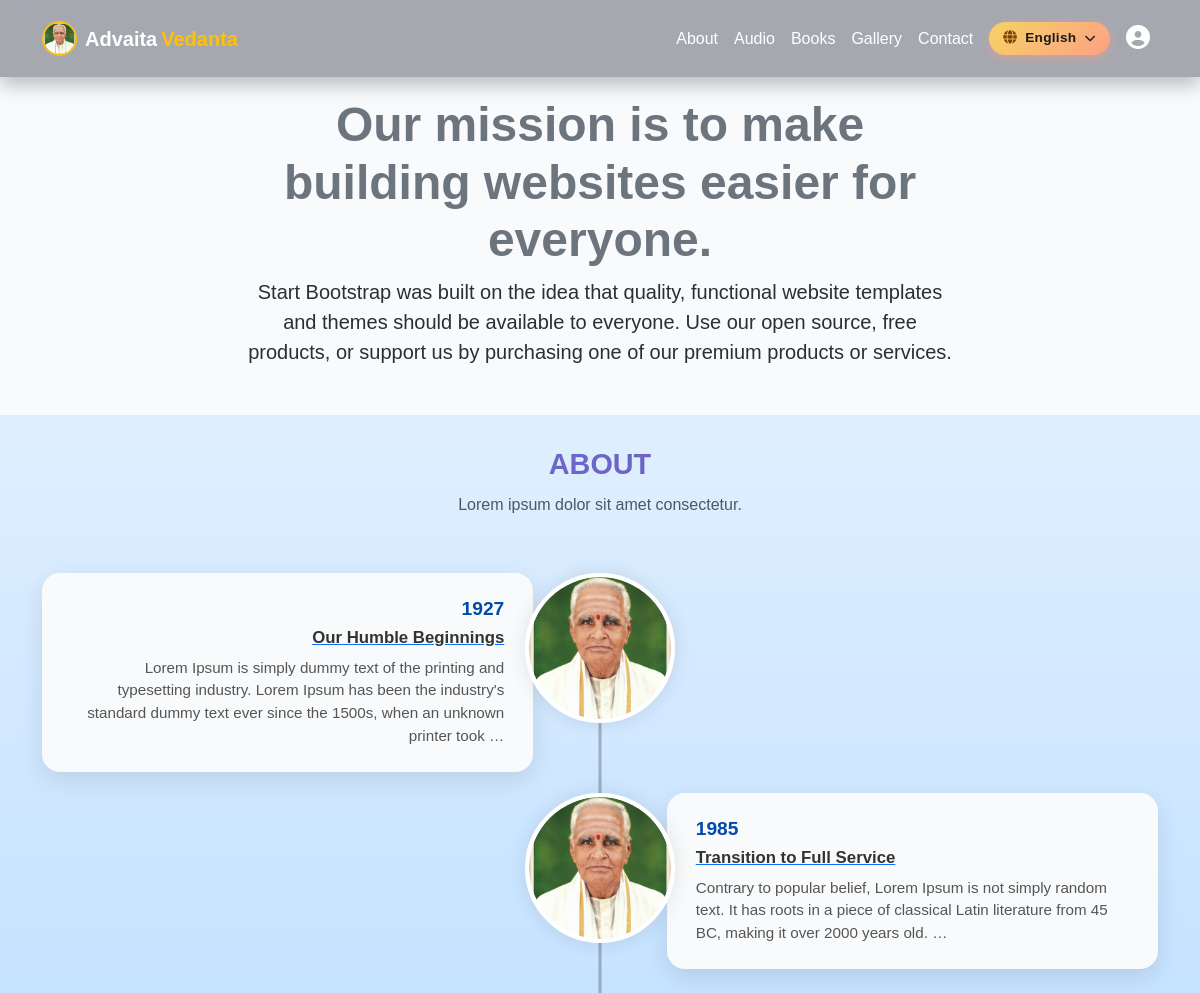
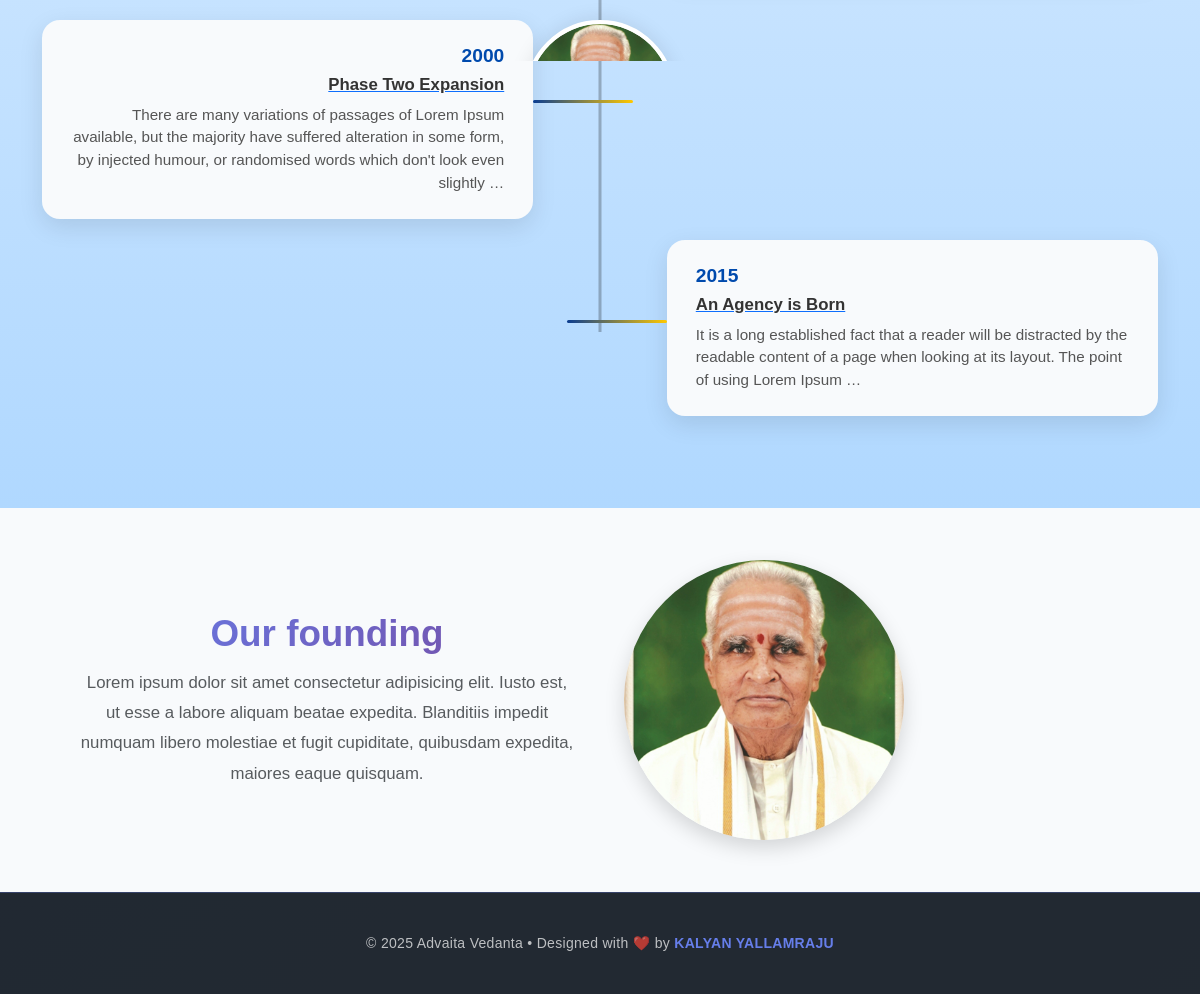
The page /about/ (signed in) on the database its author committed (2 pictures, top to bottom).
### webapp/models.py (models this page shows, shortened)
class aboutdetails(models.Model):  # change this line according to your company (rename/redesign this model for your about page content)
    title = models.CharField(max_length=264)
    slug = models.SlugField(max_length=264, unique=True)
    body = models.TextField()
    phase = models.CharField(max_length=20, choices=YEAR_CHOICES, default="1927")  # change this line according to your company
    class Meta:
        ordering = ("phase",)
    def get_absolute_url(self):
        return reverse("aboutdetail", args=[self.slug])

### webapp/views.py (the view)
# urls.py: path("about/", views.aboutpage_view, name="about"),                   # change this line according to your company (update URL path as needed)
@login_required
def aboutpage_view(request):
    about_list = aboutdetails.objects.all()
    first = about_list[0]
    second = about_list[1]
    third = about_list[2]
    fourth = about_list[3]
    return render(
        request,
        "htmlfiles/about.html",
        {
            "about_list": about_list,
            "first": first,
            "second": second,
            "third": third,
            "fourth": fourth,
        },
    )

### webapp/context_processors.py (called while the page is built)
def contact_form(request):
    return {"form": contactusForm()}

### templates/htmlfiles/about.html (shortened to what this page needs)
<!DOCTYPE html>
{% extends 'htmlfiles/base.html' %}
{% load static %}
{% block childcode_block %}
    <header class="py-4 bg-body-secondary">
        <div class="container px-4 pt-5">
            <div class="row justify-content-center">
                <div class="col-lg-8 col-xxl-6">
                    <div class="text-center my-4">
                        <h1 class="display-5 fw-bolder text-secondary mb-2">Our mission is to make building websites
                            easier
                            for everyone.</h1>
                        <p class="lead fw-normal text-secondary-emphasis mb-4">Start Bootstrap was built on the idea
                            that quality,
                            functional website templates and themes should be available to everyone. Use our open
                            source,
                            free products, or support us by purchasing one of our premium products or services.</p>
                    </div>
                </div>
            </div>
        </div>
    </header>
    <section class="page-section" id="about">
        <div class="container">
            <div class="text-center mb-4">
                <h2 class="fw-bold">ABOUT</h2>
                <p class="text-muted">Lorem ipsum dolor sit amet consectetur.</p>
            </div>
            <ul class="timeline">
                <li>
                    <div class="timeline-image">
                        <img class="rounded-circle img-fluid" src="{% static "images/SrinivasaRao.png" %}" alt=" ">
                    </div>
                    <div class="timeline-panel bg-body-secondary">
                        <div class="timeline-heading">
                            <h4>{{first.phase}}</h4>
                           <a href="{{ first.get_absolute_url }}" target="_blank"><h4 class="subheading">{{first.title}}</h4></a>
                        </div>
                        <div class="timeline-body">
                            <p class="text-muted">{{ first.body|truncatewords:30|linebreaks }}</p>
                        </div>
                    </div>
                </li>
                <li class="timeline-inverted">
                    <div class="timeline-image">
                        <img class="rounded-circle img-fluid" src="{% static "images/SrinivasaRao.png" %}" alt=" ">
                    </div>
                    <div class="timeline-panel bg-body-secondary">
                        <div class="timeline-heading">
                            <h4>{{second.phase}}</h4>
                           <a href="{{ second.get_absolute_url }}" target="_blank"><h4 class="subheading">{{second.title}}</h4></a>
                        </div>
                        <div class="timeline-body">
                           <p class="text-muted">{{ second.body|truncatewords:30|linebreaks }}</p>
                        </div>
                    </div>
                </li>
                <li>
                    <div class="timeline-image">
                        <img class="rounded-circle img-fluid" src="{% static "images/SrinivasaRao.png" %}" alt=" ">
                    </div>
                    <div class="timeline-panel bg-body-secondary">
                        <div class="timeline-heading">
                            <h4>{{third.phase}}</h4>
                            <a href="{{ third.get_absolute_url }}" target="_blank"><h4 class="subheading">{{third.title}}</h4></a>
                        </div>
                        <div class="timeline-body">
                           <p class="text-muted">{{ third.body|truncatewords:30|linebreaks }}</p>
                        </div>
                    </div>
                </li>
                <li class="timeline-inverted">
                    <div class="timeline-image">
                        <img class="rounded-circle img-fluid" src="{% static "images/SrinivasaRao.png" %}" alt=" ">
                    </div>
                    <div class="timeline-panel bg-body-secondary">
                        <div class="timeline-heading">
                            <h4>{{fourth.phase}}</h4>
                            <a href="{{ fourth.get_absolute_url }}" target="_blank"><h4 class="subheading">{{fourth.title}}</h4></a>
                        </div>
                        <div class="timeline-body">
                            <p class="text-muted">{{ fourth.body|truncatewords:30|linebreaks }}</p>
                        </div>
                    </div>
                </li>
            </ul>
        </div>
    </section>
    <section class="bg-body-secondary py-1" id="is">
        <div class="container px-5 my-5">
            <div class="row gx-5 align-items-center">
                <div class="col-lg-6">
                    <div class="text-center my-5">
                        <h2 class="fw-bolder">Our founding</h2>
                        <p class="lead fw-normal text-muted mb-0">Lorem ipsum dolor sit amet consectetur adipisicing
                            elit.
                            Iusto est, ut esse a labore aliquam beatae expedita. Blanditiis impedit numquam libero
                            molestiae
                            et fugit cupiditate, quibusdam expedita, maiores eaque quisquam.</p>
                    </div>
                </div>
                <div class="col-lg-6 mb-5 mb-lg-0 ">
                    <img class="rounded-circle img-fluid" src="{% static "images/SrinivasaRao.png" %}" alt=" ">
                </div>
            </div>
        </div>
    </section>
    <footer class="footer text-center py-4">
        <div class="container">
            <p class="mb-0 text-light small">
                &copy; 2025 Advaita Vedanta • Designed with ❤️ by <strong>KALYAN YALLAMRAJU</strong>
            </p>
        </div>
    </footer>
{% endblock %}

### templates/htmlfiles/base.html (shortened to what this page needs)
{% load static %}
<!DOCTYPE html>
<html lang="en">
<head>
    <link rel="stylesheet" href="https://cdn.jsdelivr.net/npm/bootstrap@5.3.8/dist/css/bootstrap.min.css"/>
    <link href="https://cdnjs.cloudflare.com/ajax/libs/font-awesome/6.4.0/css/all.min.css" rel="stylesheet"/>
    <link rel="stylesheet" href="{% static 'css/home.css' %}"/>
</head>
<body class="home-body">
<nav class="navbar navbar-expand-lg navbar-dark fixed-top glass-nav py-3">
    <div class="container">
        <a class="navbar-brand fw-bold d-flex align-items-center" href="/home/">
            <img src="{% static 'images/SrinivasaRao.png' %}" alt="Logo" class="brand-logo me-2"/>
            Advaita <span class="text-warning ms-1">Vedanta</span>
        </a>
        <div class="collapse navbar-collapse justify-content-end" id="mainNav">
            <ul class="navbar-nav align-items-center">
                <li class="nav-item"><a class="nav-link" href="/about/">About</a></li>
                <li class="nav-item"><a class="nav-link" href="/audio/">Audio</a></li>
                <li class="nav-item"><a class="nav-link" href="/books/">Books</a></li>
                <li class="nav-item"><a class="nav-link" href="/gallery/">Gallery</a></li>
                <li class="nav-item">
                    <a class="nav-link" data-bs-toggle="modal" data-bs-target="#contactModal"
                       style="cursor:pointer;">Contact</a>
                </li>
                <li class="nav-item ms-2">
                    <div class="language-selector">
                        <button class="lang-btn" id="langBtn" onclick="toggleLanguageDropdown()">
                            <i class="fas fa-globe me-1"></i> <span id="currentLang">English</span> <i class="fas fa-chevron-down ms-1" style="font-size:0.7rem;"></i>
                        </button>
                    </div>
                </li>
                <li class="nav-item dropdown ms-2">
                    <a class="nav-link" href="#" id="profileDropdown" role="button"
                       data-bs-toggle="dropdown" aria-expanded="false" style="cursor:pointer;">
                        <i class="fa-solid fa-user-circle fs-4"></i>
                    </a>
                </li>
            </ul>
        </div>
    </div>
</nav>
{% block childcode_block %}{% endblock %}
</body>
</html>

### static/css/home.css (style rules this page uses)
.navbar .fa-user-circle { color: #fff; transition: 0.3s; }
h2 { color: black; font-weight: 700; margin-bottom: 0.8rem; }
h2 { background: linear-gradient(135deg, #667eea 0%, #764ba2 100%); -webkit-background-clip: text; -webkit-text-fill-color: transparent; background-clip: text; font-weight: 800; margin-bottom: 12px; font-size: 1.8rem; }
.glass-nav { background: linear-gradient(90deg, #6a11cb, #2575fc); backdrop-filter: blur(10px); transition: all 0.5s ease; border-bottom: none; box-shadow: 0 2px 8px rgba(0, 0, 0, 0.1); }
.navbar.glass-nav { backdrop-filter: blur(12px); background: rgba(15, 15, 35, 0.35); box-shadow: 0 8px 18px rgba(0, 0, 0, 0.25); }
.brand-logo { width: 35px; height: 35px; border-radius: 50%; border: 2px solid #ffc107; }
.nav-link { color: #fff !important; font-weight: 500; position: relative; transition: all 0.3s ease; }
.nav-link::after { content: ''; position: absolute; left: 0; bottom: -4px; width: 0; height: 2px; background-color: #ffc107; transition: width 0.3s; }
.home-body { font-family: 'Poppins', sans-serif; background: linear-gradient(135deg, #a1c4fd, #c2e9fb); background-size: 300% 300%; animation: gradientShift 10s ease infinite; color: #222; overflow-x: hidden; }
.footer { background: linear-gradient(90deg, #6a11cb, #2575fc); color: #f5f5f5; border-top: none; padding: 1.5rem 0; font-weight: 400; letter-spacing: 0.3px; transition: background 0.4s ease; }
.footer strong { color: #ffd54f; }
.page-section { padding: 2rem 1rem 0; background: linear-gradient(180deg, #dfefff 0%, #b0d8ff 100%); overflow: hidden; }
.text-center { text-align: center !important; }
.timeline { position: relative; list-style: none; padding: 2rem 0; }
.timeline::before { content: ""; position: absolute; top: 150px; bottom: 160px; left: 50%; width: 3px; background: rgba(0, 0, 0, 0.25); z-index: 0; transform: translateX(-50%); }
.timeline > li { position: relative; margin-bottom: 80px; min-height: 140px; }
.timeline > li .timeline-panel { position: relative; width: 44%; background: rgba(255, 255, 255, 0.8); backdrop-filter: blur(6px); border-radius: 18px; padding: 1.5rem 1.8rem; box-shadow: 0 8px 24px rgba(0, 0, 0, 0.1); transition: all 0.35s ease; }
.timeline > li:not(.timeline-inverted) .timeline-panel { float: left; text-align: right; margin-right: 8%; }
.timeline > li.timeline-inverted .timeline-panel { float: right; text-align: left; margin-left: 8%; }
.timeline > li .timeline-image { position: absolute; z-index: 100; left: 50%; width: 150px; height: 150px; margin-left: -75px; border-radius: 50%; overflow: hidden; background: #ffffff; box-shadow: 0 0 20px rgba(0, 0, 0, 0.1); display: flex; align-items: center; justify-content: center; border: 4px solid #fff; transition: transform 0.3s ease, box-shadow 0.3s ease; }
.timeline > li .timeline-image img { width: 100%; height: 100%; object-fit: cover; }
.timeline .timeline-heading h4 { margin-top: 0; color: #004aad; font-weight: 700; font-size: 1.2rem; }
.timeline .timeline-heading .subheading { font-size: 1.05rem; font-weight: 600; color: #333; }
.timeline .timeline-body p { margin-bottom: 0; font-size: 0.95rem; color: #555; }
.timeline > li .timeline-panel::before { content: ""; position: absolute; top: 80px; width: 100px; height: 3px; background: linear-gradient(to right, #0b3d91, #ffc800); border-radius: 2px; z-index: 0; }
.timeline > li:not(.timeline-inverted) .timeline-panel::before { right: -100px; }
.timeline > li.timeline-inverted .timeline-panel::before { left: -100px; }
.bg-body-secondary { background-color: #f8fafc !important; }
#is h2 { color: #0b3d91; font-size: 2.3rem; font-weight: 700; }
#is p { color: #555; font-size: 1.05rem; line-height: 1.8; }
#is img { width: 280px; height: 280px; object-fit: cover; border-radius: 50%; box-shadow: 0 8px 20px rgba(0, 0, 0, 0.15); transition: transform 0.4s ease; }
.container { position: relative; z-index: 1; }
.footer { background: rgba(0, 0, 0, 0.8) !important; border-top: 1px solid rgba(102, 126, 234, 0.3) !important; padding: 40px 0 !important; }
.footer p { color: rgba(255, 255, 255, 0.7) !important; }
.footer strong { color: #667eea !important; }

### rows shown on the page
aboutdetails: phase "1927", title "Our Humble Beginnings", body "Lorem Ipsum is simply dummy text of the printing and typesetting industry. Lorem Ipsum has been the industry's standard dummy text ever since the 1500s, when an unknown printer took …"
aboutdetails: phase "1985", title "Transition to Full Service", body "Contrary to popular belief, Lorem Ipsum is not simply random text. It has roots in a piece of classical Latin literature from 45 BC, making it over 2000 years old. …"
aboutdetails: phase "2000", title "Phase Two Expansion", body "There are many variations of passages of Lorem Ipsum available, but the majority have suffered alteration in some form, by injected humour, or randomised words which don't look even slightly …"
aboutdetails: phase "2015", title "An Agency is Born", body "It is a long established fact that a reader will be distracted by the readable content of a page when looking at its layout. The point of using Lorem Ipsum …"
